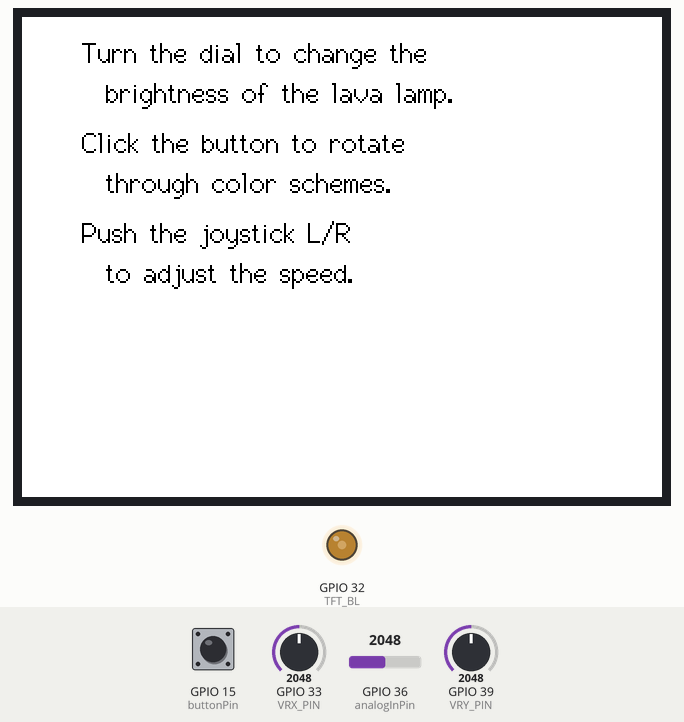
A sketch run on a simulated ESP32. Shown: 320×240 colour display, output pins drawn as LEDs (lit = HIGH). The inputs (shaded band) are chosen by the test bench; at power-on: GPIO 15 (buttonPin) HIGH, GPIO 33 (VRX_PIN) = 2048, GPIO 36 (analogInPin) = 2048, GPIO 39 (VRY_PIN) = 2048. WiFi joins after 1.5 s; servers stay silent unless stated; what the sketch prints to the serial monitor is not drawn.

Above: at 2.8 s.
2.9 s: GPIO 15 (buttonPin) pulled LOW for 0.35 s
Timing chart, 0 to 5.9 s (numbered marks = the images above; inputs shaded):
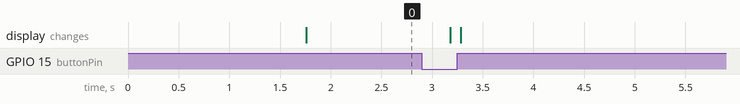

The sketch:

lava_lamp_mod2_esp.ino
```cpp
#include <WiFi.h>
#include <WiFiUdp.h>
#include <TFT_eSPI.h> // Graphics and font library for ST7735 driver chip
#include <SPI.h>

#define VRX_PIN  33
#define VRY_PIN  39
#define TFT_BL   32            // LED back-light control pin

TFT_eSPI tft = TFT_eSPI();  // Invoke library, pins defined in User_Setup.h

const char* ssid = "boldbeautiful";
const char* password = "Barnard3A!";
WiFiUDP Udp;
unsigned int localUdpPort = 4210;  // Port to listen on
char incomingPacket[255];  // buffer for incoming packets

const int analogInPin = 36; // ESP32 Analog Pin (example: GPIO 36)
const int buttonPin = 15;   // GPIO number for button
int sensorValue = 0;        // value read from the analog pin
int buttonState = 0;        // state of the button
int valueX = 0; // to store the X-axis value
int valueY = 0; // to store the Y-axis value

uint16_t textColor = 0x000000; // Random 16-bit color
uint16_t bgColor = 0xFFFF; // Random 16-bit color

void setup() {
  Serial.begin(115200);
  tft.init();
  tft.setRotation(3);

  pinMode(TFT_BL, OUTPUT);
  ledcSetup(0, 5000, 8); // 0-15, 5000, 8
  ledcAttachPin(TFT_BL, 0); // TFT_BL, 0 - 15
  ledcWrite(0, 100); // 0-15, 0-255 (with 8 bit resolution); 0=totally dark;255=totally shiny


  pinMode(buttonPin, INPUT_PULLUP);

  // Connect to WiFi
  WiFi.begin(ssid, password);
  while (WiFi.status() != WL_CONNECTED) {
    delay(500);
    Serial.print(".");
  }
  Serial.println("WiFi connected.");
  Serial.print("IP address: ");
  Serial.println(WiFi.localIP());

  // Start UDP
  Udp.begin(localUdpPort);
  Serial.println("UDP server started");
}

void loop() {
  tft.fillScreen(bgColor);
  tft.setTextColor(textColor, bgColor);

  tft.drawString("Turn the dial to change the", 30, 10, 2);
  tft.drawString("  brightness of the lava lamp.", 30, 30, 2);
  tft.drawString(" ", 30, 40, 2);
  tft.drawString("Click the button to rotate", 30, 55, 2);
  tft.drawString("  through color schemes.", 30, 75, 2);
  tft.drawString(" ", 30, 85, 2);
  tft.drawString("Push the joystick L/R", 30, 100, 2);
  tft.drawString("  to adjust the speed.", 30, 120, 2);

  // Check if a packet is received
  int packetSize = Udp.parsePacket();
  if (packetSize) {
    // Process the received packet
    Serial.printf("Received packet of size %d from %s:%d\n", packetSize, Udp.remoteIP().toString().c_str(), Udp.remotePort());
    int len = Udp.read(incomingPacket, 255);
    if (len > 0) {
      incomingPacket[len] = 0; // Null-terminate the string
    }
  }

  // Always read sensor and button state
  sensorValue = analogRead(analogInPin); // Read the analog input
  buttonState = digitalRead(buttonPin);  // Read the button state
  valueX = analogRead(VRX_PIN);
  valueY = analogRead(VRY_PIN);

  // Prepare the packet to send
  String message = String(sensorValue) + "---";
  message += String(valueX) + "---" + String(valueY) + "---";
  message += (buttonState == LOW) ? "Pressed" : "Unpressed";

  // Send the packet back to the last known remote IP and port
  if (packetSize) {
    Udp.beginPacket(Udp.remoteIP(), Udp.remotePort());
    Udp.print(message);
    Udp.endPacket();
    Serial.println("Sent: " + message);
  }

  delay(200); // Ensure this is outside any condition to run always
}
```
